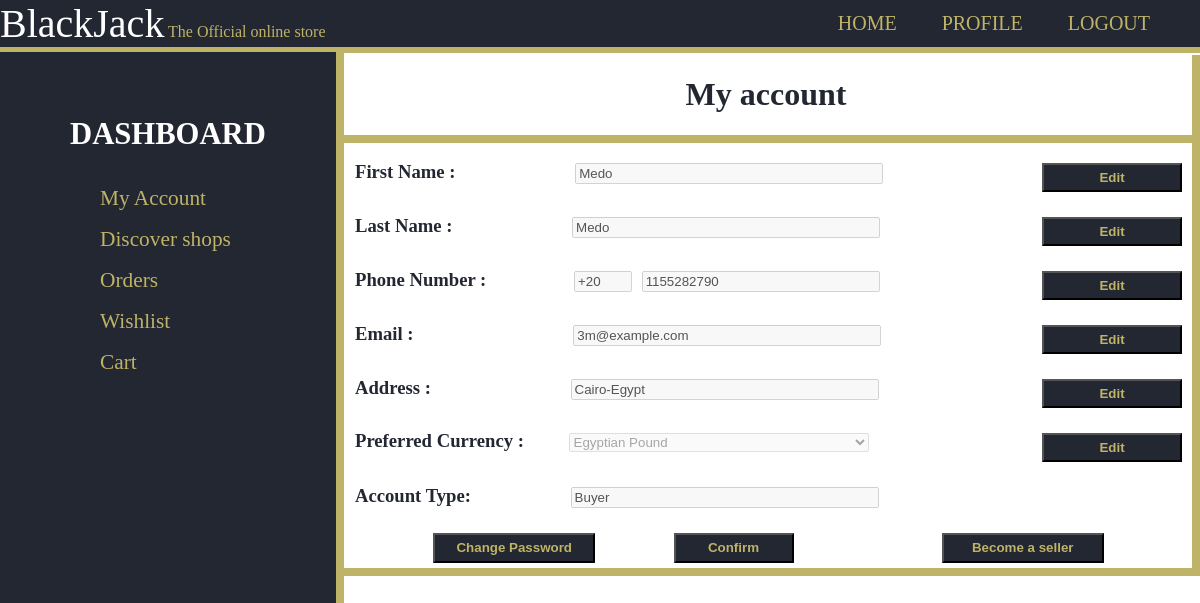
The page / (signed in) on the database as committed earlier.
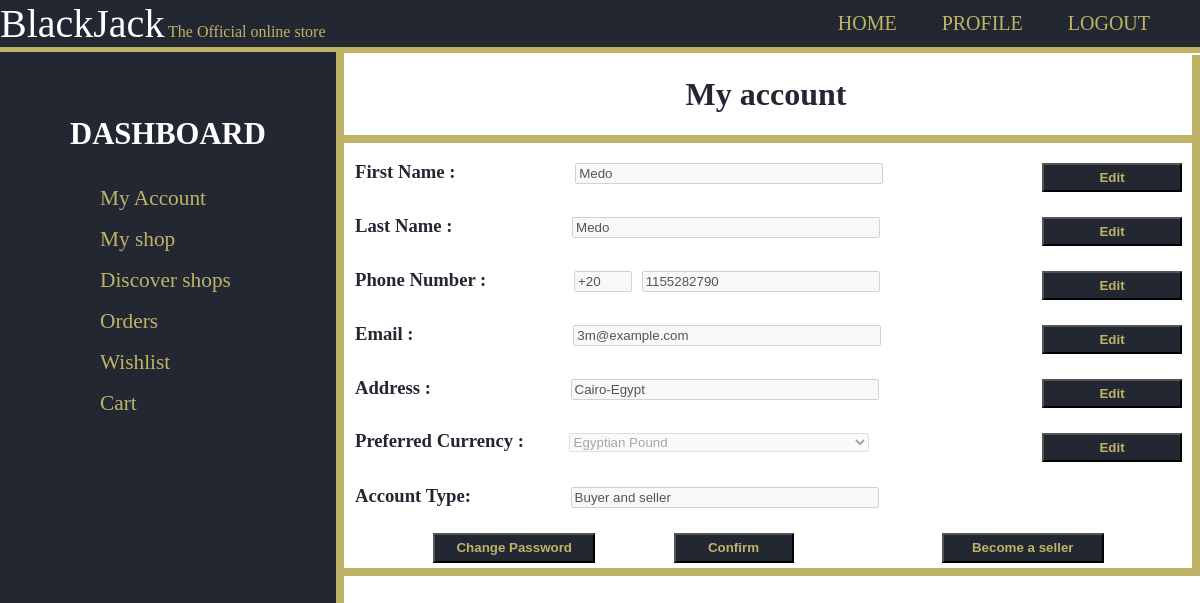
The same page on the database as committed later.
### users/views.py (the view)
# urls.py: path('', views.index, name='index'),
@login_required(login_url='login/')
def index(request):
    if request.method == "POST":
        first = request.POST.get("first","")
        last = request.POST.get("last", "")
        code = request.POST.get("code", "")
        num = request.POST.get("num", "")
        email = request.POST.get("email", "")
        address = request.POST.get("address", "")
        currency = request.POST.get("currency", "")
        user = User.objects.filter(username=request.user.username)
        user.update(first_name=first, last_name=last, phone_number=num, phone_number_code=code, email=email,address=address, preferred_currency=currency)
        return HttpResponseRedirect(reverse("userdashboard"))
    else:
        wishlist = request.user.wishlist.all()
        cart = request.user.cart.all()
        shop = request.user.shop
        first_name = request.user.first_name
        last_name = request.user.last_name
        num = request.user.phone_number
        code = request.user.phone_number_code
        email = request.user.email
        currency = request.user.preferred_currency
        address = request.user.address
        is_seller = request.user.is_seller
        return render(request, 'users/Dashboard.html', {
            'wishlist': wishlist,
            'cart': cart,
            'shop':shop,
            'first': first_name,
            'last': last_name,
            'is_seller':is_seller,
            'num': num,
            'code': code,
            'email': email,
            'currency':currency,
            'currency_list': ["EGP","EUR","USD","GBP"],
            'address': address,
        })

### users/templates/users/Dashboard.html (shortened to what this page needs)
{% extends 'users/layout.html' %}
{% block name %}My account{% endblock %}
{% block body %}
  <form method="post" action="{% url 'userdashboard' %}">
    <div>
      First Name :
      <input type="text" id="first_name" name="first" value="{{first}}" disabled="true" style="margin-left: 115px;">
      <button type="button" onclick="Enable('first_name')"> Edit </button>
    </div>
    <div>
      Last Name :
      <input type="text" id="last_name" name="last" value="{{last}}" disabled="true" style="margin-left: 115px;">
      <button type="button" onclick="Enable('last_name')"> Edit </button>
    </div>
    <div>
      Phone Number :
      <input type="text" id="code" name="code" value="{{code}}" disabled="true" style="margin-left: 83px; width:50px">
      <input type="text" id="number" name="num" value="{{num}}" disabled="true" style="margin-left: 5px; width:230px">
      <button type="button" onclick="Enable('number'); Enable('code')"> Edit </button>
    </div>
    <div>
      Email :
      <input type="text" id="email" name="email" value="{{email}}" disabled="true" style="margin-left: 155px;">
      <button type="button" onclick="Enable('email')"> Edit </button>
    </div>
    <div>
      Address :
      <input type="text" id="address" name="address" value="{{address}}" disabled="true" style="margin-left: 135px;">
      <button type="button" onclick="Enable('address')"> Edit </button>
    </div>
    <div class="dropdown">
      Preferred Currency :
      <select id="currency" name="currency" disabled="true" style="margin-left: 40px;">
        {% for c in currency_list %}
          <option value="{{c}}"
              {% if c == currency %}selected="selected"{% endif %}>
              {% if c == 'EGP' %}
              Egyptian Pound
              {% endif %}
          </option>
      {% endfor %}
      </select>
      <button type="button" onclick="Enable('currency')"> Edit </button>
    </div>
    <div>
      Account Type:
      <input type="text" id="acc_type" name="acc_type"{% if is_seller %} value="Buyer and seller" {% else %} value="Buyer" {% endif %} disabled="true" style="margin-left: 95px;">
    </div>
    <div class="buttonsContainer">
        <button type="button" id="ChangePassword"><a href="{% url 'changepassword' %}">Change Password</a></button>
        <button type="submit" id="ConfirmButton" onclick="EnableAll()"> Confirm </button>
        <button type="button" id="Become_a_seller"><a href="{% url 'become_a_seller'%}">Become a seller</a></button>
      </div>
  </form>
{% endblock %}

Rows that differ between the two databases and show on the page:
changed User "Medo": is_seller False → True (drawn)
Other text that changed with them:
form field acc_type: "Buyer" → "Buyer and seller"
text now shown: "My shop"
